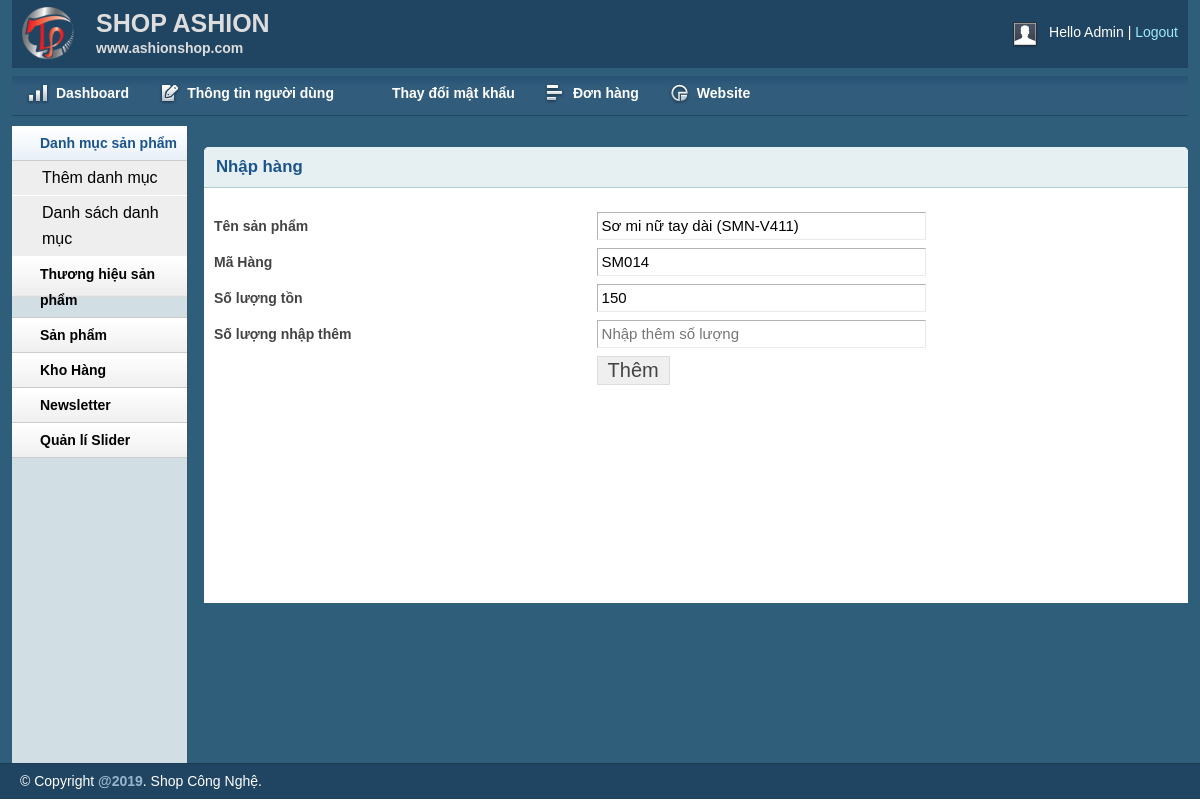
The page /admin/productmorequantity.php?productid=55 (signed in) on the database as committed earlier.
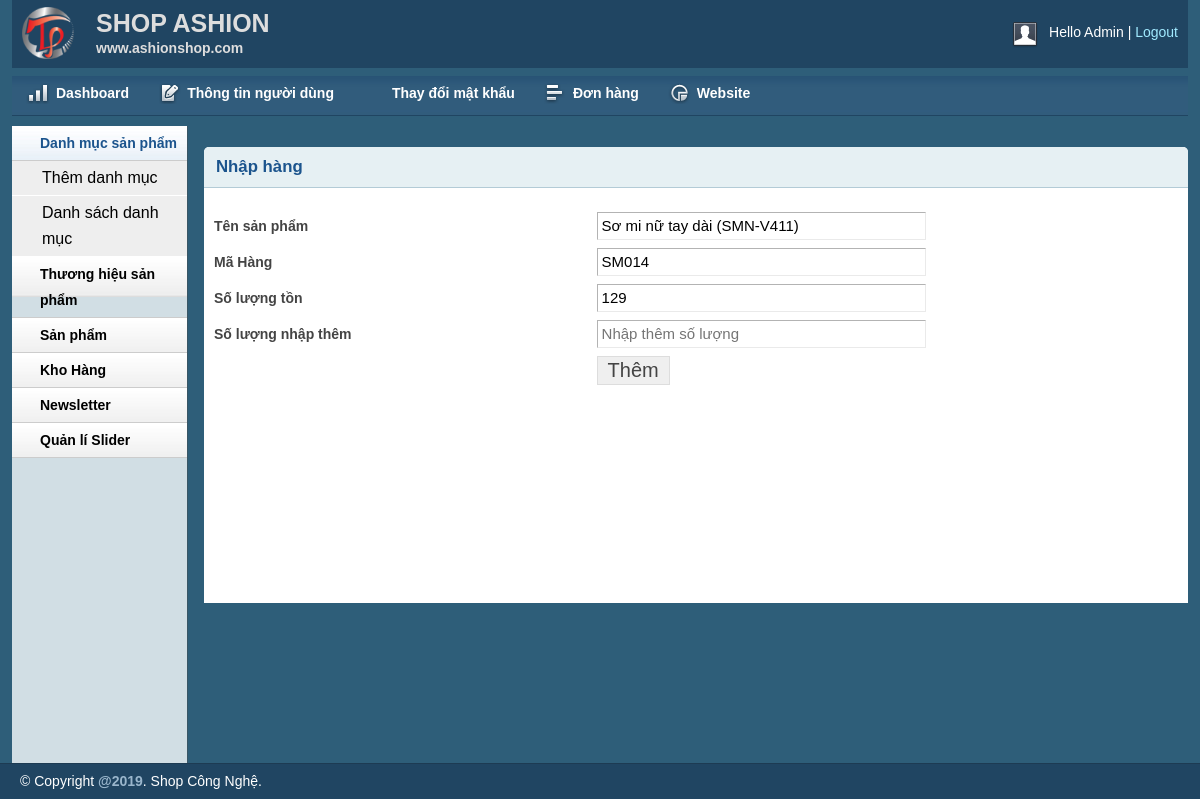
The same page on the database as committed later.
### tables this page shows
CREATE TABLE `tbl_product` (
  `productId` int(11) NOT NULL,
  `productName` tinytext NOT NULL,
  `product_code` varchar(200) NOT NULL,
  `productQuantity` varchar(50) NOT NULL,
  `product_soldout` varchar(50) NOT NULL DEFAULT '0',
  `product_remain` varchar(50) NOT NULL,
  `product_view` int(11) NOT NULL DEFAULT 0,
  `product_gender` int(11) NOT NULL DEFAULT 0,
  `product_show` int(11) NOT NULL DEFAULT 1,
  `catId` int(11) NOT NULL,
  `brandId` int(11) NOT NULL,
  `product_desc` text NOT NULL,
  `type` int(11) NOT NULL,
  `price` varchar(255) NOT NULL,
  `image` varchar(255) NOT NULL,
  `istrend` int(11) NOT NULL DEFAULT 0,
  `created_ad` timestamp NOT NULL DEFAULT current_timestamp(),
  `updated_ad` timestamp NOT NULL DEFAULT current_timestamp()
);

### lib/database.php (called while the page is built, shortened)
<?php
Class Database extends PDO{
   public $host   = DB_HOST;
   public $user   = DB_USER;
   public $pass   = DB_PASS;
   public $dbname = DB_NAME;
   public $link;
private function connectDB(){
   $this->link = new mysqli($this->host, $this->user, $this->pass,
    $this->dbname);
    $this->link -> set_charset("utf8");
 }
public function select($query){
  $result = $this->link->query($query) or
   die($this->link->error.__LINE__);
  if($result->num_rows > 0){
    return $result;
  } else {
    return false;
  }
 }
}

### classes/product.php (called while the page is built, shortened)
<?php
$filepath = realpath(dirname(__FILE__));
include_once($filepath . '/../lib/database.php');
?>
<?php
class product
{
	private $db;
	public function __construct()
	{
		$this->db = new Database();
	}
	public function getproductbyId($id)
	{
		$query = "SELECT * FROM tbl_product where productId = '$id' ";
		$result = $this->db->select($query);
		return $result;
	}
}
?>

### admin/productmorequantity.php (the view, shortened to what this page needs)
<?php include 'inc/header.php';?>
<?php include 'inc/sidebar.php';?>
<?php include '../classes/brand.php';  ?>
<?php include '../classes/product.php';  ?>
<?php
    $pd = new product();
    if(!isset($_GET['productid']) || $_GET['productid'] == NULL){
        echo "<script> window.location = 'productlist.php' </script>";
    }else {
        $id = $_GET['productid'];
    }
  ?>
<div class="grid_10">
    <div class="box round first grid">
        <h2>Nhập hàng</h2>
         <?php
         $get_product_by_id = $pd->getproductbyId($id);
         if($get_product_by_id){
            while ($result_product = $get_product_by_id->fetch_assoc()) {
          ?>
        <div class="block">
         <form action="" method="post" enctype="multipart/form-data">
            <table class="form">
                <tr>
                    <td>
                        <label>Tên sản phẩm</label>
                    </td>
                    <td>
                        <input readonly name="productName" value="<?php echo $result_product['productName'] ?>" type="text" class="medium" />
                    </td>
                </tr>
                  <tr>
                    <td>
                        <label>Mã Hàng</label>
                    </td>
                    <td>
                        <input readonly name="product_code" value="<?php echo $result_product['product_code'] ?>" type="text" class="medium" />
                    </td>
                </tr>
                 <tr>
                    <td>
                        <label>Số lượng tồn</label>
                    </td>
                    <td>
                        <input  readonly name="product_remain" value="<?php echo $result_product['product_remain'] ?>" type="text" class="medium" />
                    </td>
                </tr>
                <tr>
                    <td>
                        <label>Số lượng nhập thêm</label>
                    </td>
                    <td>
                        <input name="product_more_quantity" type="text" placeholder="Nhập thêm số lượng" class="medium" />
                    </td>
                </tr>
                <tr>
                    <td></td>
                    <td>
                        <input type="submit" name="submit" value="Thêm" />
                    </td>
                </tr>
            </table>
            </form>
            <?php
            }
            }
             ?>
        </div>
    </div>
</div>
<?php include 'inc/footer.php';?>

Rows that differ between the two databases and show on the page:
changed tbl_product "Sơ mi nữ tay dài (SMN-V411)": product_remain "150" → "129"
